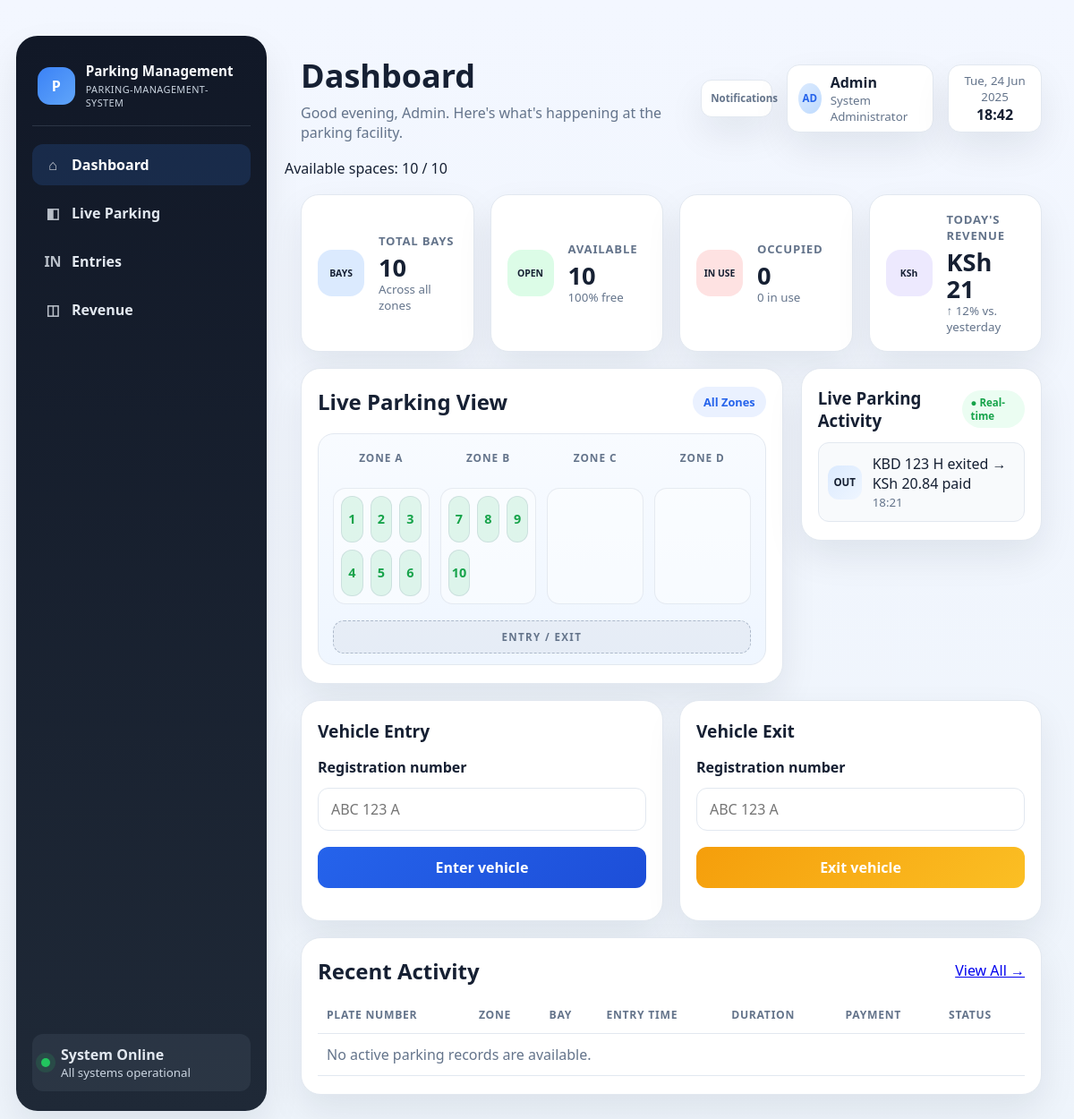
The page / on the database its author committed.
### tables this page shows
CREATE TABLE ParkingSlots (
                SlotID INTEGER PRIMARY KEY,
                Status TEXT NOT NULL CHECK(Status IN ('Available', 'Occupied')) DEFAULT 'Available'
            );

### app.py (the view, shortened to what this page needs)
    @app.route("/", methods=["GET", "POST"])
    def dashboard():
        system = app.config["parking_system"]
        message = ""
        error = ""
        slot_rows = system.status()
        total_slots = len(slot_rows)
        available_slots = sum(
            slot["status"] == "Available" for slot in slot_rows)
        occupied_slots = total_slots - available_slots
        active_records = system.active_records()
        completed_records = system.completed_records()
        today = datetime.now(timezone.utc).date()
        vehicles_entered_today = 0
        vehicles_exited_today = 0
        payments_collected_today = 0.0
        for row in system.database.connection.execute("SELECT * FROM ParkingRecords").fetchall():
            entry_time = datetime.fromisoformat(
                row["EntryTime"]).astimezone(timezone.utc)
            exit_time = row["ExitTime"]
            if entry_time.date() == today:
                vehicles_entered_today += 1
            if exit_time is not None:
                exit_dt = datetime.fromisoformat(
                    exit_time).astimezone(timezone.utc)
                if exit_dt.date() == today:
                    vehicles_exited_today += 1
                    payments_collected_today += float(row["AmountPaid"] or 0)
        availability_percent = (
            available_slots / total_slots * 100) if total_slots else 0
        recent_activity = _build_activity(active_records, completed_records)
        return render_template(
            "dashboard.html",
            title="Parking-Management-System",
            available_slots=available_slots,
            occupied_slots=occupied_slots,
            total_slots=total_slots,
            availability_percent=availability_percent,
            slots=slot_rows,
            active_records=[{
                **record,
                "display_plate": _format_plate(record["registration_number"]),
                "bay_label": _bay_label(record["slot_no"]),
            } for record in active_records],
            completed_records=[{
                **record,
                "display_plate": _format_plate(record["registration_number"]),
                "bay_label": _bay_label(record["slot_no"]),
            } for record in completed_records[:5]],
            recent_activity=recent_activity,
            vehicles_entered_today=vehicles_entered_today,
            vehicles_exited_today=vehicles_exited_today,
            payments_collected_today=round(payments_collected_today, 2),
            currently_parked=len(active_records),
            message=message,
            error=error,
        )

### app.py (called while the page is built)
def _format_plate(value: str) -> str:
    cleaned = "".join(char for char in (value or "").upper() if char.isalnum())
    if not cleaned:
        return ""
    letters = "".join(char for char in cleaned if char.isalpha())
    digits = "".join(char for char in cleaned if char.isdigit())
    if len(cleaned) >= 7 and letters[:3].isalpha() and digits[:3].isdigit() and letters[-1].isalpha():
        return f"{letters[:3]} {digits[:3]} {letters[-1]}"
    if letters and digits:
        return f"{letters[:3]} {digits[:3]}" if len(letters) >= 3 else f"{letters} {digits}"
    return cleaned[:3] + (f" {cleaned[3:]}" if len(cleaned) > 3 else "")

def _bay_label(slot_no: int) -> str:
    return f"B-{slot_no:02d}"

def _build_activity(active_records: list[dict], completed_records: list[dict]) -> list[dict]:
    activity: list[dict] = []
    for record in active_records[:5]:
        activity.append({
            "label": f"{_format_plate(record['registration_number'])} entered → Bay {_bay_label(record['slot_no'])}",
            "kind": "entry",
        })
    for record in completed_records[:5]:
        activity.append({
            "label": f"{_format_plate(record['registration_number'])} exited → KSh {float(record['amount_paid'] or 0):.2f} paid",
            "kind": "exit",
        })
    return activity[:6]

### parking/database.py (called while the page is built)
def _from_db(value: str) -> datetime:
    return datetime.fromisoformat(value).astimezone(timezone.utc)

    def get_all_slots(self) -> list[ParkingSlot]:
        rows = self.connection.execute(
            "SELECT SlotID, Status FROM ParkingSlots ORDER BY SlotID"
        ).fetchall()
        return [ParkingSlot(row["SlotID"], row["Status"]) for row in rows]

    def get_all_active_records(self) -> list[dict]:
        rows = self.connection.execute(
            "SELECT * FROM ParkingRecords WHERE ExitTime IS NULL ORDER BY RecordID ASC"
        ).fetchall()
        return [dict(row) for row in rows]

### parking/system.py (called while the page is built)
    def status(self) -> list[dict]:
        return [
            {"slot_id": slot.id, "status": slot.status}
            for slot in self.database.get_all_slots()
        ]

    def active_records(self) -> list[dict]:
        rows = self.database.get_all_active_records()
        return [
            {
                "record_id": row["RecordID"],
                "registration_number": row["RegistrationNumber"],
                "slot_no": row["SlotNo"],
                "entry_time": _from_db(row["EntryTime"]).isoformat(),
            }
            for row in rows
        ]

### templates/dashboard.html (shortened to what this page needs)
﻿<!doctype html>
<html lang="en">
<head>
    <link rel="stylesheet" href="{{ url_for('static', filename='style.css') }}">
</head>
<body>
    <div class="layout-shell">
        <aside class="sidebar">
            <div>
                <div class="brand-panel">
                    <div class="brand-mark">P</div>
                    <div>
                        <div class="brand-title">Parking Management</div>
                        <div class="brand-subtitle">Parking-Management-System</div>
                    </div>
                </div>
                <nav class="side-nav" aria-label="Sidebar navigation">
                    <a href="#dashboard" class="nav-item active">
                        <span class="icon">⌂</span>
                        <span>Dashboard</span>
                    </a>
                    <a href="#live-parking" class="nav-item">
                        <span class="icon">◧</span>
                        <span>Live Parking</span>
                    </a>
                    <a href="#vehicle-forms" class="nav-item">
                        <span class="icon">IN</span>
                        <span>Entries</span>
                    </a>
                    <a href="#revenue" class="nav-item">
                        <span class="icon">◫</span>
                        <span>Revenue</span>
                    </a>
                </nav>
            </div>
            <div class="system-status">
                <span class="status-dot"></span>
                <div>
                    <div class="status-label">System Online</div>
                    <small>All systems operational</small>
                </div>
            </div>
        </aside>
        <main class="content-panel" id="dashboard">
            <header class="dashboard-header">
                <div>
                    <h1>Dashboard</h1>
                    <p>Good evening, Admin. Here's what's happening at the parking facility.</p>
                </div>
                <div class="header-meta">
                    <div class="notification-bell">Notifications</div>
                    <div class="admin-box">
                        <span class="admin-avatar">AD</span>
                        <div>
                            <strong>Admin</strong>
                            <small>System Administrator</small>
                        </div>
                    </div>
                    <div class="date-box">
                        <small>Tue, 24 Jun 2025</small>
                        <strong>18:42</strong>
                    </div>
                </div>
            </header>
            <div class="availability-summary">Available spaces: {{ available_slots }} / {{ total_slots }}</div>
            <section class="stats-grid">
                <article class="stat-card blue">
                    <div class="stat-icon">BAYS</div>
                    <div class="stat-value-block">
                        <h3>Total Bays</h3>
                        <strong>{{ total_slots }}</strong>
                        <small>Across all zones</small>
                    </div>
                </article>
                <article class="stat-card green">
                    <div class="stat-icon">OPEN</div>
                    <div class="stat-value-block">
                        <h3>Available</h3>
                        <strong>{{ available_slots }}</strong>
                        <small>{{ '%.0f' % availability_percent }}% free</small>
                    </div>
                </article>
                <article class="stat-card red">
                    <div class="stat-icon">IN USE</div>
                    <div class="stat-value-block">
                        <h3>Occupied</h3>
                        <strong>{{ occupied_slots }}</strong>
                        <small>{{ occupied_slots }} in use</small>
                    </div>
                </article>
                <article class="stat-card purple" id="revenue">
                    <div class="stat-icon">KSh</div>
                    <div class="stat-value-block">
                        <h3>Today's Revenue</h3>
                        <strong>KSh {{ '%.0f' % payments_collected_today }}</strong>
                        <small>↑ 12% vs. yesterday</small>
                    </div>
                </article>
            </section>
            <section class="main-grid">
                <div class="card-panel parking-panel" id="live-parking">
                    <div class="panel-row">
                        <h2>Live Parking View</h2>
                        <div class="filter-box">All Zones</div>
                    </div>
                    <div class="lot-map">
                        <div class="zone zone-a">Zone A</div>
                        <div class="zone zone-b">Zone B</div>
                        <div class="zone zone-c">Zone C</div>
                        <div class="zone zone-d">Zone D</div>
                        {% set zone_slots = [slots[:6], slots[6:12], slots[12:18], slots[18:24]] %}
                        {% for zone in zone_slots %}
                        <div class="bay-grid">
                            {% for slot in zone %}
                            <div class="bay {{ 'bay-open' if slot.status == 'Available' else 'bay-taken' }}">
                                {{ slot.slot_id }}
                            </div>
                            {% endfor %}
                        </div>
                        {% endfor %}
                        <div class="entry-exit">ENTRY / EXIT</div>
                    </div>
                </div>
                <aside class="right-stack">
                    <div class="card-panel activity-panel">
                        <div class="panel-row compact">
                            <h3>Live Parking Activity</h3>
                            <span class="live-pill">● Real-time</span>
                        </div>
                        <ul class="activity-list">
                            {% if recent_activity %}
                            {% for item in recent_activity %}
                            <li class="activity-item">
                                <span class="activity-icon">{{ 'IN' if item.kind == 'entry' else 'OUT' }}</span>
                                <div>
                                    <div>{{ item.label }}</div>
                                    <small>{{ '18:32' if item.kind == 'entry' else '18:21' }}</small>
                                </div>
                            </li>
                            {% endfor %}
                            {% else %}
                            <li class="activity-item empty">No recent activity yet.</li>
                            {% endif %}
                        </ul>
                    </div>
                </aside>
            </section>
            <section class="forms-row" id="vehicle-forms">
                <div class="card-panel form-panel">
                    <h3>Vehicle Entry</h3>
                    <form method="post">
                        <label for="entry_number">Registration number</label>
                        <input id="entry_number" type="text" name="registration_number" placeholder="ABC 123 A"
                            pattern="[A-Z]{3} [0-9]{3} [A-Z]" title="Use ABC 123 A format" maxlength="9" required>
                        <button type="submit" class="primary">Enter vehicle</button>
                    </form>
                </div>
                <div class="card-panel form-panel">
                    <h3>Vehicle Exit</h3>
                    <form method="post">
                        <label for="exit_number">Registration number</label>
                        <input id="exit_number" type="text" name="registration_number" placeholder="ABC 123 A"
                            pattern="[A-Z]{3} [0-9]{3} [A-Z]" title="Use ABC 123 A format" maxlength="9" required>
                        <button type="submit" class="secondary">Exit vehicle</button>
                    </form>
                </div>
            </section>
            <section class="card-panel table-panel">
                <div class="panel-row compact">
                    <h2>Recent Activity</h2>
                    <a href="#">View All →</a>
                </div>
                <table>
                    <thead>
                        <tr>
                            <th>Plate Number</th>
                            <th>Zone</th>
                            <th>Bay</th>
                            <th>Entry Time</th>
                            <th>Duration</th>
                            <th>Payment</th>
                            <th>Status</th>
                        </tr>
                    </thead>
                    <tbody>
                        {% if active_records %}
                        {% for record in active_records[:5] %}
                        <tr>
                            <td>{{ record.display_plate }}</td>
                            <td>{{ 'A' if record.slot_no <= 6 else 'B' if record.slot_no <=12 else 'C' if record.slot_no
                                    <=18 else 'D' }}</td>
                            <td>{{ record.bay_label }}</td>
                            <td>{{ record.entry_time }}</td>
                            <td>1h 10m</td>
                            <td>KSh 150</td>
                            <td><span class="status-tag parked">Parked</span></td>
                        </tr>
                        {% endfor %}
                        {% else %}
                        <tr>
                            <td colspan="7" class="empty-state">No active parking records are available.</td>
                        </tr>
                        {% endif %}
                    </tbody>
                </table>
            </section>
        </main>
    </div>
</body>
</html>

### rows shown on the page
ParkingSlots: slot_id "1"
ParkingSlots: slot_id "2"
ParkingSlots: slot_id "3"
ParkingSlots: slot_id "4"
ParkingSlots: slot_id "5"
ParkingSlots: slot_id "6"
ParkingSlots: slot_id "7"
ParkingSlots: slot_id "8"
ParkingSlots: slot_id "9"
ParkingSlots: slot_id "10"

### other values the page prints
{{ available_slots }} "10"
{{ total_slots }} "10"
{{ '%.0f' % availability_percent }} "100"
{{ occupied_slots }} "0"
{{ '%.0f' % payments_collected_today }} "21"
{{ 'IN' if item.kind == 'entry' else 'OUT' }} "OUT"
{{ item.label }} "KBD 123 H exited → KSh 20.84 paid"
{{ '18:32' if item.kind == 'entry' else '18:21' }} "18:21"
